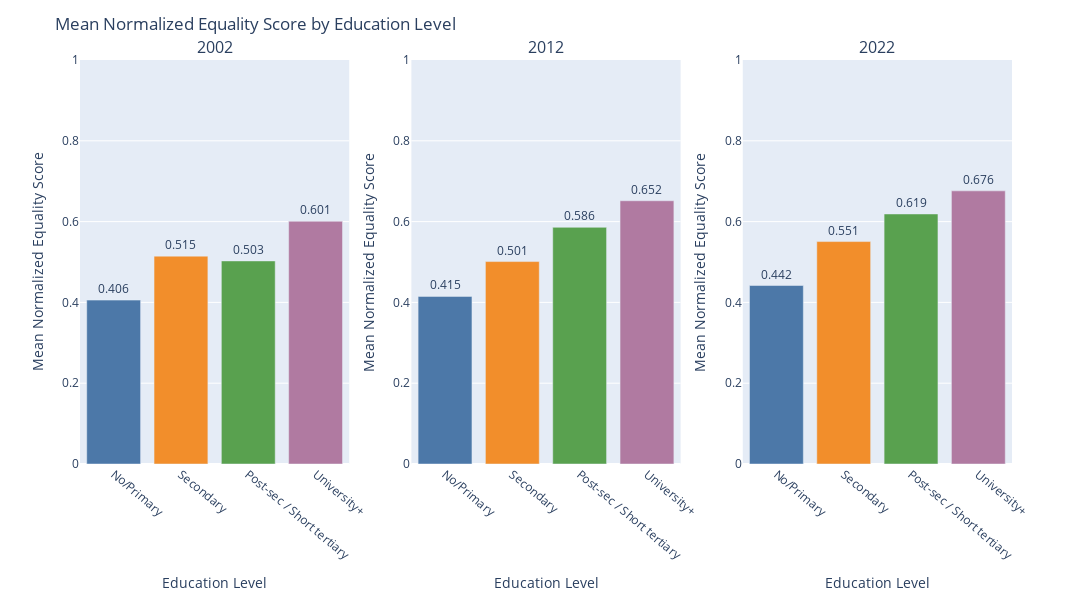

The notebook cell this image was saved under:
### Code cell
fig = make_subplots(rows=1, cols=3, subplot_titles=("2002", "2012", "2022"))

educ_order = ['No/Primary', 'Secondary', 'Post-sec / Short tertiary', 'University+']
educ_colors = {
    'No/Primary': '#4c78a8',
    'Secondary': '#f28e2b',
    'Post-sec / Short tertiary': '#59a14f',
    'University+': '#b07aa1'
}

for idx, (data, year) in enumerate([(df_2002_f1, "2002"), (df_2012_f1, "2012"), (df_2022_f1, "2022")], start=1):
    clean = data.dropna(subset=["eg_score_norm", "educ_4_label"]).copy()
    clean['educ_4_label'] = pd.Categorical(clean['educ_4_label'], categories=educ_order, ordered=True)
    
    avg_eg = clean.groupby('educ_4_label')['eg_score_norm'].mean().reindex(educ_order)
    
    fig.add_trace(
        go.Bar(
            x=avg_eg.index,
            y=avg_eg.values,
            marker_color=[educ_colors[level] for level in avg_eg.index],
            text=[f"{v:.3f}" for v in avg_eg.values],
            textposition="outside",
            showlegend=False
        ),
        row=1, col=idx
    )

fig.update_layout(
    height=600, width=2000,
    title="Mean Normalized Equality Score by Education Level",
    margin=dict(t=60, b=100)
)
fig.update_xaxes(title_text="Education Level", tickangle=40)
fig.update_yaxes(title_text="Mean Normalized Equality Score", range=[0, 1])
fig.show()

### Figure 1 — Plotly figure (JSON) as saved in the notebook; plotly's stock layout.template omitted (floating-point values rounded to 4 significant figures)
{"data": [{"marker": {"color": ["#4c78a8", "#f28e2b", "#59a14f", "#b07aa1"]}, "showlegend": false, "text": ["0.406", "0.515", "0.503", "0.601"], "textposition": "outside", "type": "bar", "x": ["No/Primary", "Secondary", "Post-sec / Short tertiary", "University+"], "xaxis": "x", "y": [0.4057, 0.5145, 0.5026, 0.6009], "yaxis": "y"}, {"marker": {"color": ["#4c78a8", "#f28e2b", "#59a14f", "#b07aa1"]}, "showlegend": false, "text": ["0.415", "0.501", "0.586", "0.652"], "textposition": "outside", "type": "bar", "x": ["No/Primary", "Secondary", "Post-sec / Short tertiary", "University+"], "xaxis": "x2", "y": [0.4148, 0.5011, 0.5858, 0.6516], "yaxis": "y2"}, {"marker": {"color": ["#4c78a8", "#f28e2b", "#59a14f", "#b07aa1"]}, "showlegend": false, "text": ["0.442", "0.551", "0.619", "0.676"], "textposition": "outside", "type": "bar", "x": ["No/Primary", "Secondary", "Post-sec / Short tertiary", "University+"], "xaxis": "x3", "y": [0.4418, 0.5506, 0.6189, 0.6761], "yaxis": "y3"}], "layout": {"annotations": [{"font": {"size": 16}, "showarrow": false, "text": "2002", "x": 0.1444, "xanchor": "center", "xref": "paper", "y": 1, "yanchor": "bottom", "yref": "paper"}, {"font": {"size": 16}, "showarrow": false, "text": "2012", "x": 0.5, "xanchor": "center", "xref": "paper", "y": 1, "yanchor": "bottom", "yref": "paper"}, {"font": {"size": 16}, "showarrow": false, "text": "2022", "x": 0.8556, "xanchor": "center", "xref": "paper", "y": 1, "yanchor": "bottom", "yref": "paper"}], "height": 600, "margin": {"b": 100, "t": 60}, "title": {"text": "Mean Normalized Equality Score by Education Level"}, "width": 2000, "xaxis": {"anchor": "y", "domain": [0, 0.2889], "tickangle": 40, "title": {"text": "Education Level"}}, "xaxis2": {"anchor": "y2", "domain": [0.3556, 0.6444], "tickangle": 40, "title": {"text": "Education Level"}}, "xaxis3": {"anchor": "y3", "domain": [0.7111, 1], "tickangle": 40, "title": {"text": "Education Level"}}, "yaxis": {"anchor": "x", "domain": [0, 1], "range": [0, 1], "title": {"text": "Mean Normalized Equality Score"}}, "yaxis2": {"anchor": "x2", "domain": [0, 1], "range": [0, 1], "title": {"text": "Mean Normalized Equality Score"}}, "yaxis3": {"anchor": "x3", "domain": [0, 1], "range": [0, 1], "title": {"text": "Mean Normalized Equality Score"}}}}
